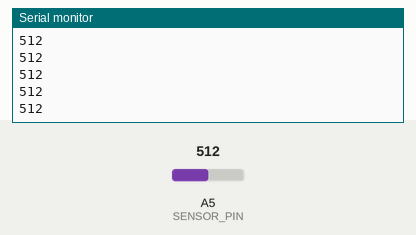
Simulated run of this sketch. Board: Arduino Uno, built with avr-gcc and run on an emulated ATmega328P. On the bench: the last lines printed to the serial monitor. The inputs (shaded band) are chosen by the test bench; at power-on: A5 (SENSOR_PIN) = 512.

Above: at 1.2 s.
1.3 s: A5 (SENSOR_PIN) set to 716
At 1.8 s:
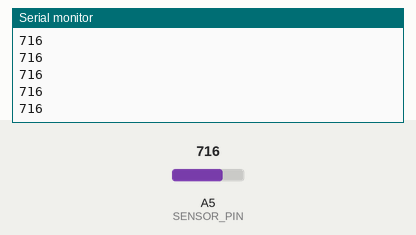
2.8 s: A5 (SENSOR_PIN) set to 900
At 3.8 s:
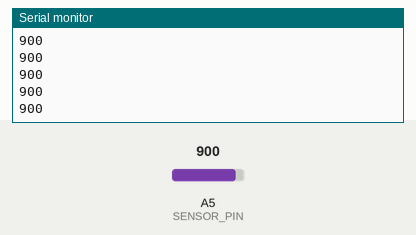
Timing chart, 0 to 5.8 s (numbered marks = the images above; inputs shaded):
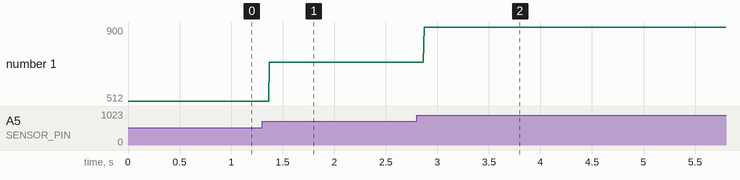

The sketch:

pressureSensorPrototype.ino
```cpp
// 感圧センサ接続ピン
#define SENSOR_PIN A5

void setup() {

  pinMode( SENSOR_PIN, INPUT);

  Serial.begin(9600);
 }

void loop() {

  int res;
  res = analogRead( SENSOR_PIN );

  Serial.println( res );
}
```

Measured:
- after the input at 1.3 s, the serial monitor: prints a new line after 0.07 s (image 1)
- after the input at 2.8 s, the serial monitor: prints a new line after 0.07 s (image 2)
- plotted number 1: 512 → 716 after the input at 1.3 s, 716 → 900 after the input at 2.8 s
